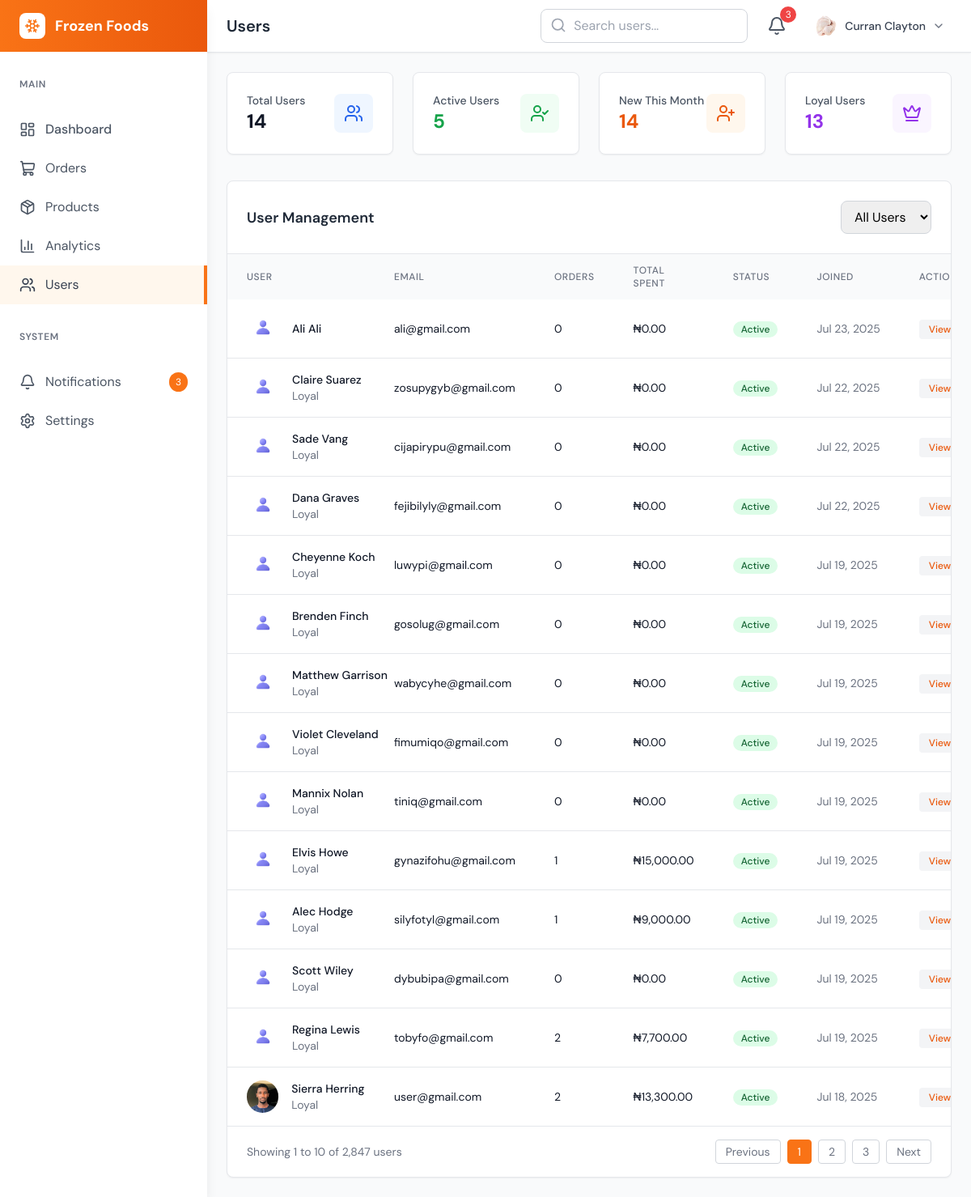
Page /admin/users.php (signed in) on the committed database.
### tables this page shows
CREATE TABLE `users` (
  `id` bigint(20) UNSIGNED NOT NULL,
  `email` varchar(255) NOT NULL,
  `phone` varchar(20) NOT NULL,
  `first_name` varchar(100) NOT NULL,
  `last_name` varchar(100) NOT NULL,
  `avatar` varchar(255) NOT NULL DEFAULT 'default.png',
  `password_hash` varchar(255) NOT NULL,
  `address` varchar(255) DEFAULT NULL,
  `role` enum('loyal','regular') NOT NULL,
  `status` enum('Active','Inactive','Suspended','Pending') NOT NULL DEFAULT 'Active',
  `verified` enum('verified','unverified') NOT NULL DEFAULT 'unverified',
  `created_at` timestamp NOT NULL DEFAULT current_timestamp(),
  `updated_at` timestamp NOT NULL DEFAULT current_timestamp(),
  `last_login` timestamp NOT NULL DEFAULT current_timestamp()
);

### admin/initialize.php (called while the page is built, shortened)
<?php
require_once __DIR__ . '/../config/database.php';
try {
    $stmt = $pdo->prepare("SELECT * FROM admins WHERE id = ?");
    $stmt->execute([$_SESSION['admin_id']]);
    $admin = $stmt->fetch(PDO::FETCH_ASSOC);
} catch (Exception $e) {
    error_log("Database error: " . $e->getMessage());
    exit();
}

### admin/util/utilities.php (called while the page is built, shortened)
<?php
function getUsersData(PDO $pdo): array
{
    try {
        $stmt = $pdo->query("SELECT * FROM users ORDER BY created_at DESC");
        $users = $stmt->fetchAll(PDO::FETCH_ASSOC);
        $userIds = array_column($users, 'id');
        $placeholders = implode(',', array_fill(0, count($userIds), '?'));
        $orderStmt = $pdo->prepare("
            SELECT user_id, COUNT(*) AS order_count, SUM(total_amount) AS total_spent
            FROM orders
            WHERE user_id IN ($placeholders)
            GROUP BY user_id
        ");
        $orderStmt->execute($userIds);
        $orderData = [];
        foreach ($orderStmt->fetchAll(PDO::FETCH_ASSOC) as $row) {
            $orderData[$row['user_id']] = $row;
        }
        foreach ($users as &$user) {
            $uid = $user['id'];
        }
        return $users;
    } catch (PDOException $e) {
        error_log("[USERS FETCH ERROR] " . $e->getMessage());
        return [];
    }
}
function getAllUsersStats(PDO $pdo): array
{
    try {
        $stmt = $pdo->query("SELECT COUNT(*) AS total_users FROM users");
        $totalUsers = $stmt->fetch(PDO::FETCH_ASSOC)['total_users'] ?? 0;
        $stmt = $pdo->query("SELECT COUNT(DISTINCT user_id) AS active_users FROM orders");
        $activeUsers = $stmt->fetch(PDO::FETCH_ASSOC)['active_users'] ?? 0;
        $stmt = $pdo->query("SELECT COUNT(*) AS new_users FROM users WHERE MONTH(created_at) = MONTH(CURRENT_DATE()) AND YEAR(created_at) = YEAR(CURRENT_DATE())");
        $newUsersThisMonth = $stmt->fetch(PDO::FETCH_ASSOC)['new_users'] ?? 0;
        $stmt = $pdo->query("SELECT COUNT(*) AS loyal_users FROM users WHERE role = 'loyal'");
        $premiumUsers = $stmt->fetch(PDO::FETCH_ASSOC)['loyal_users'] ?? 0;
        return [
            'total_users' => (int)$totalUsers,
            'active_users' => (int)$activeUsers,
            'new_users_this_month' => (int)$newUsersThisMonth,
            'loyal_users' => (int)$premiumUsers,
        ];
    } catch (PDOException $e) {
        error_log("[USERS STATS ERROR] " . $e->getMessage());
        return [
            'total_users' => 0,
            'active_users' => 0,
            'new_users_this_month' => 0,
            'loyal_users' => 0,
        ];
    }
}

### admin/users.php (the view, shortened to what this page needs)
<?php
require __DIR__ . '/initialize.php';
require __DIR__ . '/util/utilities.php';
require __DIR__ . '/partials/headers.php';
$users = getUsersData($pdo);
$userStats = getAllUsersStats($pdo);
?>
<body class="bg-gray-50 font-sans">
    <?php require __DIR__ . '/partials/sidebar.php'; ?>
    <div class="main-content lg:ml-64">
        <?php require __DIR__ . '/partials/top-navbar.php'; ?>
        <main class="p-6">
            <div class="grid grid-cols-1 md:grid-cols-4 gap-6 mb-8">
                <div class="bg-white rounded-lg shadow-sm p-6 border border-gray-200">
                    <div class="flex items-center justify-between">
                        <div>
                            <p class="text-sm font-medium text-gray-600">Total Users</p>
                            <p class="text-2xl font-bold text-gray-900"><?= htmlspecialchars($userStats['total_users']) ?></p>
                        </div>
                        <div class="bg-blue-50 p-3 rounded-lg">
                            <i data-lucide="users" class="w-6 h-6 text-blue-600"></i>
                        </div>
                    </div>
                </div>
                <div class="bg-white rounded-lg shadow-sm p-6 border border-gray-200">
                    <div class="flex items-center justify-between">
                        <div>
                            <p class="text-sm font-medium text-gray-600">Active Users</p>
                            <p class="text-2xl font-bold text-green-600"><?= htmlspecialchars($userStats['active_users']) ?></p>
                        </div>
                        <div class="bg-green-50 p-3 rounded-lg">
                            <i data-lucide="user-check" class="w-6 h-6 text-green-600"></i>
                        </div>
                    </div>
                </div>
                <div class="bg-white rounded-lg shadow-sm p-6 border border-gray-200">
                    <div class="flex items-center justify-between">
                        <div>
                            <p class="text-sm font-medium text-gray-600">New This Month</p>
                            <p class="text-2xl font-bold text-orange-600"><?= htmlspecialchars($userStats['new_users_this_month']) ?></p>
                        </div>
                        <div class="bg-orange-50 p-3 rounded-lg">
                            <i data-lucide="user-plus" class="w-6 h-6 text-orange-600"></i>
                        </div>
                    </div>
                </div>
                <div class="bg-white rounded-lg shadow-sm p-6 border border-gray-200">
                    <div class="flex items-center justify-between">
                        <div>
                            <p class="text-sm font-medium text-gray-600">Loyal Users</p>
                            <p class="text-2xl font-bold text-purple-600"><?= htmlspecialchars($userStats['loyal_users']) ?></p>
                        </div>
                        <div class="bg-purple-50 p-3 rounded-lg">
                            <i data-lucide="crown" class="w-6 h-6 text-purple-600"></i>
                        </div>
                    </div>
                </div>
            </div>
            <div class="bg-white rounded-lg shadow-sm border border-gray-200">
                <div class="p-6 border-b border-gray-200">
                    <div class="flex items-center justify-between">
                        <h3 class="text-lg font-semibold text-gray-800">User Management</h3>
                        <div class="flex items-center space-x-4">
                            <select class="border border-gray-300 rounded-lg px-3 py-2 focus:outline-none focus:ring-2 focus:ring-orange-500">
                                <option>All Users</option>
                            </select>
                        </div>
                    </div>
                </div>
                <div class="overflow-x-auto">
                    <table class="w-full">
                        <thead class="bg-gray-50">
                            <tr>
                                <th class="px-6 py-3 text-left text-xs font-medium text-gray-500 uppercase tracking-wider">User</th>
                                <th class="px-6 py-3 text-left text-xs font-medium text-gray-500 uppercase tracking-wider">Email</th>
                                <th class="px-6 py-3 text-left text-xs font-medium text-gray-500 uppercase tracking-wider">Orders</th>
                                <th class="px-6 py-3 text-left text-xs font-medium text-gray-500 uppercase tracking-wider">Total Spent</th>
                                <th class="px-6 py-3 text-left text-xs font-medium text-gray-500 uppercase tracking-wider">Status</th>
                                <th class="px-6 py-3 text-left text-xs font-medium text-gray-500 uppercase tracking-wider">Joined</th>
                                <th class="px-6 py-3 text-left text-xs font-medium text-gray-500 uppercase tracking-wider">Actions</th>
                            </tr>
                        </thead>
                        <tbody class="bg-white divide-y divide-gray-200">
                            <?php foreach ($users as $user): ?>
                                <tr class="hover:bg-gray-50">
                                    <td class="px-6 py-4 whitespace-nowrap">
                                        <div class="flex items-center">
                                            <img src="../assets/uploads/<?= htmlspecialchars($user['avatar']) ?>" alt="User" class="w-10 h-10 rounded-full mr-4">
                                            <div>
                                                <div class="text-sm font-medium text-gray-900"><?= htmlspecialchars($user['first_name'] . ' ' . $user['last_name']) ?></div>
                                                <div class="text-sm text-gray-500 capitalize"><?= htmlspecialchars($user['role']) ?></div>
                                            </div>
                                        </div>
                                    </td>
                                    <td class="px-6 py-4 whitespace-nowrap text-sm text-gray-900"><?= htmlspecialchars($user['email']) ?></td>
                                    <td class="px-6 py-4 whitespace-nowrap text-sm text-gray-900"><?= (int) $user['order_count'] ?></td>
                                    <td class="px-6 py-4 whitespace-nowrap text-sm text-gray-900">
                                        &#8358;<?= number_format((float) $user['total_spent'], 2) ?>
                                    </td>
                                    <td class="px-6 py-4 whitespace-nowrap">
                                        <span class="inline-flex items-center px-2.5 py-0.5 rounded-full text-xs font-medium <?= $user['status'] === 'Active' ? 'bg-green-100 text-green-800' : 'bg-yellow-100 text-yellow-800' ?>">
                                            <?= htmlspecialchars($user['status']) ?>
                                        </span>
                                    </td>
                                    <td class="px-6 py-4 whitespace-nowrap text-sm text-gray-500">
                                        <?= date('M d, Y', strtotime($user['created_at'])) ?>
                                    </td>
                                    <td class="px-6 py-4 whitespace-nowrap text-sm font-medium">
                                        <a href="view-user.php?id=<?= (int) $user['id'] ?>" class="text-xs bg-gray-100 px-3 rounded py-1 text-orange-600 hover:text-orange-900 mr-3">View</a>
                                    </td>
                                </tr>
                            <?php endforeach; ?>
                        </tbody>
                    </table>
                </div>
                <div class="px-6 py-4 border-t border-gray-200">
                    <div class="flex items-center justify-between">
                        <div class="text-sm text-gray-500">
                            Showing 1 to 10 of 2,847 users
                        </div>
                        <div class="flex items-center space-x-2">
                            <button class="px-3 py-1 text-sm text-gray-500 bg-white border border-gray-300 rounded hover:bg-gray-50">Previous</button>
                            <button class="px-3 py-1 text-sm text-white bg-orange-500 border border-orange-500 rounded">1</button>
                            <button class="px-3 py-1 text-sm text-gray-500 bg-white border border-gray-300 rounded hover:bg-gray-50">2</button>
                            <button class="px-3 py-1 text-sm text-gray-500 bg-white border border-gray-300 rounded hover:bg-gray-50">3</button>
                            <button class="px-3 py-1 text-sm text-gray-500 bg-white border border-gray-300 rounded hover:bg-gray-50">Next</button>
                        </div>
                    </div>
                </div>
            </div>
        </main>
    </div>
</body>
</html>

### admin/partials/top-navbar.php (shortened to what this page needs)
<header class="bg-white shadow-sm border-b border-gray-200">
    <div class="flex items-center justify-between h-16 px-6">
        <div class="flex items-center">
            <h1 class="text-xl font-semibold text-gray-800"><?php echo $page_title ?? 'Dashboard'; ?></h1>
        </div>
        <div class="flex items-center space-x-4">
            <div class="relative hidden md:block">
                <input type="text" placeholder="Search <?php echo strtolower($page_title ?? 'dashboard'); ?>..." class="w-64 pl-10 pr-4 py-2 border border-gray-300 rounded-lg focus:outline-none focus:ring-2 focus:ring-orange-500 focus:border-transparent">
                <i data-lucide="search" class="absolute left-3 top-2.5 w-5 h-5 text-gray-400"></i>
            </div>
            <button class="relative p-2 text-gray-600 hover:text-gray-900 transition-colors" onclick="window.location.href='notifications.php'">
                <i data-lucide="bell" class="w-6 h-6"></i>
                <span class="absolute -top-1 -right-1 bg-red-500 text-white text-xs rounded-full w-5 h-5 flex items-center justify-center">3</span>
            </button>
            <div class="relative">
                <button id="userDropdown" class="flex items-center space-x-2 p-2 rounded-lg hover:bg-gray-50 transition-colors">
                    <img id="navbarAvatar" src="../assets/uploads/<?php echo htmlspecialchars($admin['avatar'] ?? 'avatar.jpg'); ?>" alt="User" class="w-8 h-8 rounded-full">
                    <span id="navbarName" class="hidden md:block text-sm font-medium text-gray-700">
                        <?php echo htmlspecialchars(($admin['first_name'] ?? '') . ' ' . ($admin['last_name'] ?? '')); ?>
                    </span>
                    <i data-lucide="chevron-down" class="w-4 h-4 text-gray-500 transition-transform duration-200" id="dropdownIcon"></i>
                </button>
            </div>
        </div>
    </div>
</header>

### admin/css/style.css (style rules this page uses)
:root { --accent-color: #F97316; --gray-color: #f6f7fc; --dark-color: #201f20; --secondary-color: #ff7272; }
* { font-family: 'DM Sans', sans-serif!important; }
body { background-color: var(--gray-color); }
.lg\:ml-64 { min-height: 100vh; }
@media (min-width: 1024px) { .lg\:ml-64 { margin-left: 16rem; } }

### admin/partials/headers.php (style rules this page uses)
body { font-family: 'DM Sans', sans-serif; }

### rows in the picture
users: avatar (placeholder picture), first_name+last_name "Ali Ali", email "ali@gmail.com", order_count "0", total_spent "0.00", status "Active", created_at "Jul 23, 2025"
users: avatar (placeholder picture), first_name+last_name "Claire Suarez", role "Loyal", email "zosupygyb@gmail.com", order_count "0", total_spent "0.00", status "Active", created_at "Jul 22, 2025"
users: avatar (placeholder picture), first_name+last_name "Sade Vang", role "Loyal", email "cijapirypu@gmail.com", order_count "0", total_spent "0.00", status "Active", created_at "Jul 22, 2025"
users: avatar (placeholder picture), first_name+last_name "Dana Graves", role "Loyal", email "fejibilyly@gmail.com", order_count "0", total_spent "0.00", status "Active", created_at "Jul 22, 2025"
users: avatar (placeholder picture), first_name+last_name "Cheyenne Koch", role "Loyal", email "luwypi@gmail.com", order_count "0", total_spent "0.00", status "Active", created_at "Jul 19, 2025"
users: avatar (placeholder picture), first_name+last_name "Brenden Finch", role "Loyal", email "gosolug@gmail.com", order_count "0", total_spent "0.00", status "Active", created_at "Jul 19, 2025"
users: avatar (placeholder picture), first_name+last_name "Matthew Garrison", role "Loyal", email "wabycyhe@gmail.com", order_count "0", total_spent "0.00", status "Active", created_at "Jul 19, 2025"
users: avatar (placeholder picture), first_name+last_name "Violet Cleveland", role "Loyal", email "fimumiqo@gmail.com", order_count "0", total_spent "0.00", status "Active", created_at "Jul 19, 2025"
users: avatar (placeholder picture), first_name+last_name "Mannix Nolan", role "Loyal", email "tiniq@gmail.com", order_count "0", total_spent "0.00", status "Active", created_at "Jul 19, 2025"
users: avatar (placeholder picture), first_name+last_name "Elvis Howe", role "Loyal", email "gynazifohu@gmail.com", order_count "1", total_spent "15,000.00", status "Active", created_at "Jul 19, 2025"
users: avatar (placeholder picture), first_name+last_name "Alec Hodge", role "Loyal", email "silyfotyl@gmail.com", order_count "1", total_spent "9,000.00", status "Active", created_at "Jul 19, 2025"
users: avatar (placeholder picture), first_name+last_name "Scott Wiley", role "Loyal", email "dybubipa@gmail.com", order_count "0", total_spent "0.00", status "Active", created_at "Jul 19, 2025"
users: avatar (placeholder picture), first_name+last_name "Regina Lewis", role "Loyal", email "tobyfo@gmail.com", id "2", total_spent "7,700.00", status "Active", created_at "Jul 19, 2025"
users: avatar (placeholder picture), first_name+last_name "Sierra Herring", role "Loyal", email "user@gmail.com", order_count "2", total_spent "13,300.00", status "Active", created_at "Jul 18, 2025"

### other values in the picture
$page_title "Users"
$userStats['total_users'] "14"
$userStats['active_users'] "5"
$userStats['new_users_this_month'] "14"
$userStats['loyal_users'] "13"
